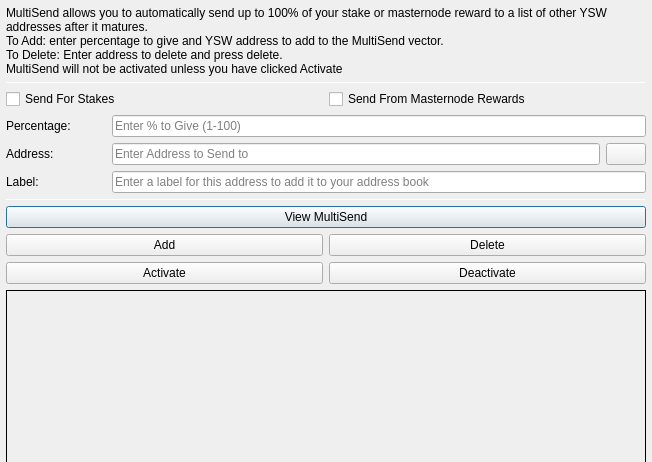
<?xml version="1.0" encoding="UTF-8"?>
<ui version="4.0">
 <class>MultiSendDialog</class>
 <widget class="QDialog" name="MultiSendDialog">
  <property name="windowModality">
   <enum>Qt::NonModal</enum>
  </property>
  <property name="geometry">
   <rect>
    <x>0</x>
    <y>0</y>
    <width>652</width>
    <height>300</height>
   </rect>
  </property>
  <property name="windowTitle">
   <string>MultiSend</string>
  </property>
  <layout class="QVBoxLayout" name="verticalLayout" stretch="0">
   <property name="leftMargin">
    <number>6</number>
   </property>
   <property name="topMargin">
    <number>6</number>
   </property>
   <property name="rightMargin">
    <number>6</number>
   </property>
   <property name="bottomMargin">
    <number>6</number>
   </property>
   <item>
    <layout class="QVBoxLayout" name="verticalLayout_Main" stretch="1,1,1,0,1,1,1">
     <item>
      <widget class="QLabel" name="label_2">
       <property name="lineWidth">
        <number>1</number>
       </property>
       <property name="text">
        <string>MultiSend allows you to automatically send up to 100% of your stake or masternode reward to a list of other YSW addresses after it matures.
To Add: enter percentage to give and YSW address to add to the MultiSend vector.
To Delete: Enter address to delete and press delete.
MultiSend will not be activated unless you have clicked Activate</string>
       </property>
       <property name="alignment">
        <set>Qt::AlignLeading|Qt::AlignLeft|Qt::AlignTop</set>
       </property>
       <property name="wordWrap">
        <bool>true</bool>
       </property>
      </widget>
     </item>
     <item>
      <widget class="Line" name="line">
       <property name="minimumSize">
        <size>
         <width>0</width>
         <height>1</height>
        </size>
       </property>
       <property name="maximumSize">
        <size>
         <width>16777215</width>
         <height>1</height>
        </size>
       </property>
       <property name="orientation">
        <enum>Qt::Horizontal</enum>
       </property>
      </widget>
     </item>
     <item>
      <layout class="QVBoxLayout" name="verticalLayout_Settings">
       <item>
        <layout class="QHBoxLayout" name="horizontalLayout">
         <item>
          <widget class="QCheckBox" name="multiSendStakeCheckBox">
           <property name="text">
            <string>Send For Stakes</string>
           </property>
          </widget>
         </item>
         <item>
          <widget class="QCheckBox" name="multiSendMasternodeCheckBox">
           <property name="text">
            <string>Send From Masternode Rewards</string>
           </property>
          </widget>
         </item>
        </layout>
       </item>
       <item>
        <layout class="QHBoxLayout" name="horizontalLayout_6">
         <item>
          <widget class="QLabel" name="label">
           <property name="minimumSize">
            <size>
             <width>100</width>
             <height>0</height>
            </size>
           </property>
           <property name="toolTip">
            <string>Percentage of stake to send</string>
           </property>
           <property name="text">
            <string>Percentage:</string>
           </property>
          </widget>
         </item>
         <item>
          <widget class="QLineEdit" name="multiSendPercentEdit">
           <property name="toolTip">
            <string>Enter whole numbers 1 - 100</string>
           </property>
           <property name="placeholderText">
            <string>Enter % to Give (1-100)</string>
           </property>
          </widget>
         </item>
        </layout>
       </item>
       <item>
        <layout class="QHBoxLayout" name="horizontalLayout_7">
         <item>
          <widget class="QLabel" name="label_5">
           <property name="minimumSize">
            <size>
             <width>100</width>
             <height>0</height>
            </size>
           </property>
           <property name="toolTip">
            <string>Address to send portion of stake to</string>
           </property>
           <property name="text">
            <string>Address:</string>
           </property>
          </widget>
         </item>
         <item>
          <widget class="QLineEdit" name="multiSendAddressEdit">
           <property name="toolTip">
            <string/>
           </property>
           <property name="placeholderText">
            <string>Enter Address to Send to</string>
           </property>
          </widget>
         </item>
         <item>
          <widget class="QPushButton" name="addressBookButton">
           <property name="maximumSize">
            <size>
             <width>16777215</width>
             <height>32</height>
            </size>
           </property>
           <property name="toolTip">
            <string>Choose an address from the address book</string>
           </property>
           <property name="text">
            <string/>
           </property>
           <property name="icon">
            <iconset resource="../ysw.qrc">
             <normaloff>:/icons/address-book</normaloff>:/icons/address-book</iconset>
           </property>
           <property name="shortcut">
            <string>Alt+A</string>
           </property>
           <property name="autoDefault">
            <bool>false</bool>
           </property>
          </widget>
         </item>
        </layout>
       </item>
      </layout>
     </item>
     <item>
      <layout class="QHBoxLayout" name="horizontalLayout_3">
       <item>
        <widget class="QLabel" name="label_3">
         <property name="minimumSize">
          <size>
           <width>100</width>
           <height>0</height>
          </size>
         </property>
         <property name="text">
          <string>Label:</string>
         </property>
        </widget>
       </item>
       <item>
        <widget class="QLineEdit" name="labelAddressLabelEdit">
         <property name="placeholderText">
          <string>Enter a label for this address to add it to your address book</string>
         </property>
        </widget>
       </item>
      </layout>
     </item>
     <item>
      <widget class="Line" name="line_2">
       <property name="minimumSize">
        <size>
         <width>0</width>
         <height>1</height>
        </size>
       </property>
       <property name="maximumSize">
        <size>
         <width>16777215</width>
         <height>1</height>
        </size>
       </property>
       <property name="orientation">
        <enum>Qt::Horizontal</enum>
       </property>
      </widget>
     </item>
     <item>
      <layout class="QVBoxLayout" name="verticalLayout_Buttons">
       <item>
        <layout class="QHBoxLayout" name="horizontalLayout_4">
         <item>
          <widget class="QPushButton" name="viewButton">
           <property name="toolTip">
            <string/>
           </property>
           <property name="statusTip">
            <string>View MultiSend Vector</string>
           </property>
           <property name="text">
            <string>View MultiSend</string>
           </property>
          </widget>
         </item>
        </layout>
       </item>
       <item>
        <layout class="QHBoxLayout" name="horizontalLayout_2">
         <item>
          <widget class="QPushButton" name="addButton">
           <property name="toolTip">
            <string/>
           </property>
           <property name="statusTip">
            <string>Add to MultiSend Vector</string>
           </property>
           <property name="text">
            <string>Add</string>
           </property>
          </widget>
         </item>
         <item>
          <widget class="QPushButton" name="deleteButton">
           <property name="toolTip">
            <string/>
           </property>
           <property name="statusTip">
            <string>Delete Address From MultiSend Vector</string>
           </property>
           <property name="text">
            <string>Delete</string>
           </property>
          </widget>
         </item>
        </layout>
       </item>
       <item>
        <layout class="QHBoxLayout" name="horizontalLayout_5">
         <item>
          <widget class="QPushButton" name="activateButton">
           <property name="statusTip">
            <string>Activate MultiSend</string>
           </property>
           <property name="text">
            <string>Activate</string>
           </property>
          </widget>
         </item>
         <item>
          <widget class="QPushButton" name="disableButton">
           <property name="statusTip">
            <string>Deactivate MultiSend</string>
           </property>
           <property name="text">
            <string>Deactivate</string>
           </property>
          </widget>
         </item>
        </layout>
       </item>
      </layout>
     </item>
     <item>
      <widget class="QLabel" name="message">
       <property name="minimumSize">
        <size>
         <width>0</width>
         <height>180</height>
        </size>
       </property>
       <property name="frameShape">
        <enum>QFrame::Panel</enum>
       </property>
       <property name="frameShadow">
        <enum>QFrame::Plain</enum>
       </property>
       <property name="lineWidth">
        <number>1</number>
       </property>
       <property name="midLineWidth">
        <number>1</number>
       </property>
       <property name="text">
        <string/>
       </property>
       <property name="alignment">
        <set>Qt::AlignLeading|Qt::AlignLeft|Qt::AlignTop</set>
       </property>
       <property name="wordWrap">
        <bool>true</bool>
       </property>
      </widget>
     </item>
    </layout>
   </item>
  </layout>
 </widget>
 <resources>
  <include location="../ysw.qrc"/>
 </resources>
 <connections/>
</ui>
